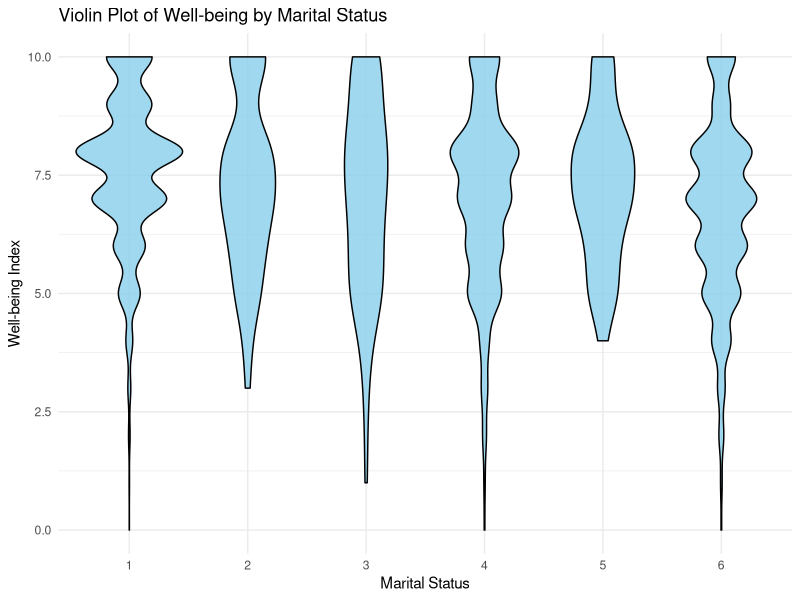

The R source for this figure:
install.packages("haven")
library(haven)
library(tidyverse)
timeuse <- read_dta("./term/work/timeuse.dta")
summary(timeuse)

never.married <- timeuse %>% filter(marst == 6)
married <- timeuse %>% filter(marst == 1)
inter.term <- timeuse %>% mutate(sex.X.wfh = female*distance_work)
inter.term$sex.X.wfh


wb_grpby_marst <- timeuse %>% 
    group_by(marst) %>% 
    summarize(wb.mean.grpby.marst = mean(wbladder,na.rm = T))


combine.data <- full_join(timeuse, wb_grpby_marst)


ggplot(timeuse, aes(x = factor(marst), y = wbladder)) +
    geom_violin(fill = "skyblue", color = "black", alpha = 0.8) +
    labs(x = "Marital Status", y = "Well-being Index") +
    ggtitle("Violin Plot of Well-being by Marital Status") +
    theme_minimal()

# as.factor
timeuse$marst <- factor(timeuse$marst)
attributes(timeuse$race)
ols <- lm(wbladder ~ marst, data = timeuse)
summary(ols)
